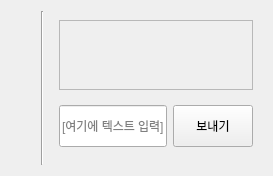
        <widget class="QWidget" name="secondPage">
         <property name="styleSheet">
          <string notr="true">QWidget#secondPage {
	background-color : &quot;white&quot;;
}</string>
         </property>
         <layout class="QHBoxLayout" name="horizontalLayout_4">
          <item>
           <widget class="QWidget" name="userPage" native="true">
            <property name="sizePolicy">
             <sizepolicy hsizetype="Expanding" vsizetype="Preferred">
              <horstretch>0</horstretch>
              <verstretch>0</verstretch>
             </sizepolicy>
            </property>
            <layout class="QGridLayout" name="gridLayout_2" rowstretch="0,0,0,0,0,0,0,0">
             <item row="3" column="0">
              <widget class="QWidget" name="widget" native="true">
               <property name="sizePolicy">
                <sizepolicy hsizetype="Expanding" vsizetype="Expanding">
                 <horstretch>0</horstretch>
                 <verstretch>0</verstretch>
                </sizepolicy>
               </property>
               <widget class="QLabel" name="label">
                <property name="geometry">
                 <rect>
                  <x>10</x>
                  <y>10</y>
                  <width>141</width>
                  <height>31</height>
                 </rect>
                </property>
                <property name="text">
                 <string>유저 네임</string>
                </property>
               </widget>
               <widget class="QPushButton" name="pushButton_5">
                <property name="geometry">
                 <rect>
                  <x>0</x>
                  <y>0</y>
                  <width>246</width>
                  <height>113</height>
                 </rect>
                </property>
                <property name="sizePolicy">
                 <sizepolicy hsizetype="Minimum" vsizetype="Expanding">
                  <horstretch>0</horstretch>
                  <verstretch>0</verstretch>
                 </sizepolicy>
                </property>
                <property name="text">
                 <string/>
                </property>
               </widget>
               <zorder>pushButton_5</zorder>
               <zorder>label</zorder>
              </widget>
             </item>
             <item row="7" column="0">
              <widget class="QWidget" name="widget_23" native="true">
               <property name="sizePolicy">
                <sizepolicy hsizetype="Expanding" vsizetype="Expanding">
                 <horstretch>0</horstretch>
                 <verstretch>0</verstretch>
                </sizepolicy>
               </property>
               <widget class="QLabel" name="label_11">
                <property name="geometry">
                 <rect>
                  <x>10</x>
                  <y>10</y>
                  <width>141</width>
                  <height>31</height>
                 </rect>
                </property>
                <property name="text">
                 <string>유저 네임</string>
                </property>
               </widget>
               <widget class="QPushButton" name="pushButton_17">
                <property name="geometry">
                 <rect>
                  <x>0</x>
                  <y>0</y>
                  <width>246</width>
                  <height>113</height>
                 </rect>
                </property>
                <property name="sizePolicy">
                 <sizepolicy hsizetype="Minimum" vsizetype="Expanding">
                  <horstretch>0</horstretch>
                  <verstretch>0</verstretch>
                 </sizepolicy>
                </property>
                <property name="text">
                 <string/>
                </property>
               </widget>
               <zorder>pushButton_17</zorder>
               <zorder>label_11</zorder>
              </widget>
             </item>
             <item row="5" column="0">
              <widget class="QWidget" name="widget_21" native="true">
               <property name="sizePolicy">
                <sizepolicy hsizetype="Expanding" vsizetype="Expanding">
                 <horstretch>0</horstretch>
                 <verstretch>0</verstretch>
                </sizepolicy>
               </property>
               <widget class="QLabel" name="label_9">
                <property name="geometry">
                 <rect>
                  <x>10</x>
                  <y>10</y>
                  <width>141</width>
                  <height>31</height>
                 </rect>
                </property>
                <property name="text">
                 <string>유저 네임</string>
                </property>
               </widget>
               <widget class="QPushButton" name="pushButton_15">
                <property name="geometry">
                 <rect>
                  <x>0</x>
                  <y>0</y>
                  <width>246</width>
                  <height>113</height>
                 </rect>
                </property>
                <property name="sizePolicy">
                 <sizepolicy hsizetype="Minimum" vsizetype="Expanding">
                  <horstretch>0</horstretch>
                  <verstretch>0</verstretch>
                 </sizepolicy>
                </property>
                <property name="text">
                 <string/>
                </property>
               </widget>
               <zorder>pushButton_15</zorder>
               <zorder>label_9</zorder>
              </widget>
             </item>
             <item row="6" column="0">
              <widget class="QWidget" name="widget_22" native="true">
               <property name="sizePolicy">
                <sizepolicy hsizetype="Expanding" vsizetype="Expanding">
                 <horstretch>0</horstretch>
                 <verstretch>0</verstretch>
                </sizepolicy>
               </property>
               <widget class="QLabel" name="label_10">
                <property name="geometry">
                 <rect>
                  <x>10</x>
                  <y>10</y>
                  <width>141</width>
                  <height>31</height>
                 </rect>
                </property>
                <property name="text">
                 <string>유저 네임</string>
                </property>
               </widget>
               <widget class="QPushButton" name="pushButton_16">
                <property name="geometry">
                 <rect>
                  <x>0</x>
                  <y>0</y>
                  <width>246</width>
                  <height>113</height>
                 </rect>
                </property>
                <property name="sizePolicy">
                 <sizepolicy hsizetype="Minimum" vsizetype="Expanding">
                  <horstretch>0</horstretch>
                  <verstretch>0</verstretch>
                 </sizepolicy>
                </property>
                <property name="text">
                 <string/>
                </property>
               </widget>
               <zorder>pushButton_16</zorder>
               <zorder>label_10</zorder>
              </widget>
             </item>
             <item row="4" column="0">
              <widget class="QWidget" name="widget_6" native="true">
               <property name="sizePolicy">
                <sizepolicy hsizetype="Expanding" vsizetype="Expanding">
                 <horstretch>0</horstretch>
                 <verstretch>0</verstretch>
                </sizepolicy>
               </property>
               <widget class="QLabel" name="label_8">
                <property name="geometry">
                 <rect>
                  <x>10</x>
                  <y>10</y>
                  <width>141</width>
                  <height>31</height>
                 </rect>
                </property>
                <property name="text">
                 <string>유저 네임</string>
                </property>
               </widget>
               <widget class="QPushButton" name="pushButton_14">
                <property name="geometry">
                 <rect>
                  <x>0</x>
                  <y>0</y>
                  <width>246</width>
                  <height>113</height>
                 </rect>
                </property>
                <property name="sizePolicy">
                 <sizepolicy hsizetype="Minimum" vsizetype="Expanding">
                  <horstretch>0</horstretch>
                  <verstretch>0</verstretch>
                 </sizepolicy>
                </property>
                <property name="text">
                 <string/>
                </property>
               </widget>
               <zorder>pushButton_14</zorder>
               <zorder>label_8</zorder>
              </widget>
             </item>
             <item row="4" column="1">
              <widget class="QWidget" name="widget_5" native="true">
               <property name="sizePolicy">
                <sizepolicy hsizetype="Expanding" vsizetype="Expanding">
                 <horstretch>0</horstretch>
                 <verstretch>0</verstretch>
                </sizepolicy>
               </property>
               <widget class="QLabel" name="label_7">
                <property name="geometry">
                 <rect>
                  <x>10</x>
                  <y>10</y>
                  <width>141</width>
                  <height>31</height>
                 </rect>
                </property>
                <property name="text">
                 <string>유저 네임</string>
                </property>
               </widget>
               <widget class="QPushButton" name="pushButton_13">
                <property name="geometry">
                 <rect>
                  <x>0</x>
                  <y>0</y>
                  <width>246</width>
                  <height>113</height>
                 </rect>
                </property>
                <property name="sizePolicy">
                 <sizepolicy hsizetype="Minimum" vsizetype="Expanding">
                  <horstretch>0</horstretch>
                  <verstretch>0</verstretch>
                 </sizepolicy>
                </property>
                <property name="text">
                 <string/>
                </property>
               </widget>
               <zorder>pushButton_13</zorder>
               <zorder>label_7</zorder>
              </widget>
             </item>
             <item row="6" column="1">
              <widget class="QWidget" name="widget_25" native="true">
               <property name="sizePolicy">
                <sizepolicy hsizetype="Expanding" vsizetype="Expanding">
                 <horstretch>0</horstretch>
                 <verstretch>0</verstretch>
                </sizepolicy>
               </property>
               <widget class="QLabel" name="label_14">
                <property name="geometry">
                 <rect>
                  <x>10</x>
                  <y>10</y>
                  <width>141</width>
                  <height>31</height>
                 </rect>
                </property>
                <property name="text">
                 <string>유저 네임</string>
                </property>
               </widget>
               <widget class="QPushButton" name="pushButton_19">
                <property name="geometry">
                 <rect>
                  <x>0</x>
                  <y>0</y>
                  <width>246</width>
                  <height>113</height>
                 </rect>
                </property>
                <property name="sizePolicy">
                 <sizepolicy hsizetype="Minimum" vsizetype="Expanding">
                  <horstretch>0</horstretch>
                  <verstretch>0</verstretch>
                 </sizepolicy>
                </property>
                <property name="text">
                 <string/>
                </property>
               </widget>
               <zorder>pushButton_19</zorder>
               <zorder>label_14</zorder>
              </widget>
             </item>
             <item row="5" column="1">
              <widget class="QWidget" name="widget_24" native="true">
               <property name="sizePolicy">
                <sizepolicy hsizetype="Expanding" vsizetype="Expanding">
                 <horstretch>0</horstretch>
                 <verstretch>0</verstretch>
                </sizepolicy>
               </property>
               <widget class="QLabel" name="label_12">
                <property name="geometry">
                 <rect>
                  <x>10</x>
                  <y>10</y>
                  <width>141</width>
                  <height>31</height>
                 </rect>
                </property>
                <property name="text">
                 <string>유저 네임</string>
                </property>
               </widget>
               <widget class="QPushButton" name="pushButton_18">
                <property name="geometry">
                 <rect>
                  <x>0</x>
                  <y>0</y>
                  <width>246</width>
                  <height>113</height>
                 </rect>
                </property>
                <property name="sizePolicy">
                 <sizepolicy hsizetype="Minimum" vsizetype="Expanding">
                  <horstretch>0</horstretch>
                  <verstretch>0</verstretch>
                 </sizepolicy>
                </property>
                <property name="text">
                 <string/>
                </property>
               </widget>
               <zorder>pushButton_18</zorder>
               <zorder>label_12</zorder>
              </widget>
             </item>
             <item row="3" column="1">
              <widget class="QWidget" name="widget_2" native="true">
               <property name="sizePolicy">
                <sizepolicy hsizetype="Expanding" vsizetype="Expanding">
                 <horstretch>0</horstretch>
                 <verstretch>0</verstretch>
                </sizepolicy>
               </property>
               <widget class="QLabel" name="label_2">
                <property name="geometry">
                 <rect>
                  <x>10</x>
                  <y>10</y>
                  <width>141</width>
                  <height>31</height>
                 </rect>
                </property>
                <property name="text">
                 <string>유저 네임</string>
                </property>
               </widget>
               <widget class="QPushButton" name="pushButton_6">
                <property name="geometry">
                 <rect>
                  <x>0</x>
                  <y>0</y>
                  <width>246</width>
                  <height>113</height>
                 </rect>
                </property>
                <property name="sizePolicy">
                 <sizepolicy hsizetype="Minimum" vsizetype="Expanding">
                  <horstretch>0</horstretch>
                  <verstretch>0</verstretch>
                 </sizepolicy>
                </property>
                <property name="text">
                 <string/>
                </property>
               </widget>
               <zorder>pushButton_6</zorder>
               <zorder>label_2</zorder>
              </widget>
             </item>
             <item row="7" column="1">
              <widget class="QWidget" name="widget_26" native="true">
               <property name="sizePolicy">
                <sizepolicy hsizetype="Expanding" vsizetype="Expanding">
                 <horstretch>0</horstretch>
                 <verstretch>0</verstretch>
                </sizepolicy>
               </property>
               <widget class="QLabel" name="label_16">
                <property name="geometry">
                 <rect>
                  <x>10</x>
                  <y>10</y>
                  <width>141</width>
                  <height>31</height>
                 </rect>
                </property>
                <property name="text">
                 <string>유저 네임</string>
                </property>
               </widget>
               <widget class="QPushButton" name="pushButton_34">
                <property name="geometry">
                 <rect>
                  <x>0</x>
                  <y>0</y>
                  <width>246</width>
                  <height>113</height>
                 </rect>
                </property>
                <property name="sizePolicy">
                 <sizepolicy hsizetype="Minimum" vsizetype="Expanding">
                  <horstretch>0</horstretch>
                  <verstretch>0</verstretch>
                 </sizepolicy>
                </property>
                <property name="text">
                 <string/>
                </property>
               </widget>
               <zorder>pushButton_34</zorder>
               <zorder>label_16</zorder>
              </widget>
             </item>
            </layout>
           </widget>
          </item>
          <item>
           <widget class="Line" name="line_5">
            <property name="orientation">
             <enum>Qt::Vertical</enum>
            </property>
           </widget>
          </item>
          <item>
           <widget class="QWidget" name="chatPage" native="true">
            <property name="sizePolicy">
             <sizepolicy hsizetype="Expanding" vsizetype="Preferred">
              <horstretch>0</horstretch>
              <verstretch>0</verstretch>
             </sizepolicy>
            </property>
            <layout class="QVBoxLayout" name="verticalLayout_5">
             <item>
              <widget class="QScrollArea" name="scrollArea">
               <property name="widgetResizable">
                <bool>true</bool>
               </property>
               <widget class="QWidget" name="scrollAreaWidgetContent">
                <property name="geometry">
                 <rect>
                  <x>0</x>
                  <y>0</y>
                  <width>495</width>
                  <height>501</height>
                 </rect>
                </property>
               </widget>
              </widget>
             </item>
             <item>
              <widget class="QWidget" name="widget_7" native="true">
               <property name="sizePolicy">
                <sizepolicy hsizetype="Preferred" vsizetype="Fixed">
                 <horstretch>0</horstretch>
                 <verstretch>0</verstretch>
                </sizepolicy>
               </property>
               <property name="minimumSize">
                <size>
                 <width>0</width>
                 <height>60</height>
                </size>
               </property>
               <layout class="QHBoxLayout" name="horizontalLayout_19">
                <property name="leftMargin">
                 <number>0</number>
                </property>
                <property name="rightMargin">
                 <number>0</number>
                </property>
                <item>
                 <widget class="QLineEdit" name="lineEdit">
                  <property name="sizePolicy">
                   <sizepolicy hsizetype="Expanding" vsizetype="Expanding">
                    <horstretch>0</horstretch>
                    <verstretch>0</verstretch>
                   </sizepolicy>
                  </property>
                  <property name="placeholderText">
                   <string>[여기에 텍스트 입력]</string>
                  </property>
                 </widget>
                </item>
                <item>
                 <widget class="QPushButton" name="pushButton_33">
                  <property name="sizePolicy">
                   <sizepolicy hsizetype="Minimum" vsizetype="Expanding">
                    <horstretch>0</horstretch>
                    <verstretch>0</verstretch>
                   </sizepolicy>
                  </property>
                  <property name="text">
                   <string>보내기</string>
                  </property>
                 </widget>
                </item>
               </layout>
              </widget>
             </item>
            </layout>
           </widget>
          </item>
         </layout>
        </widget>
